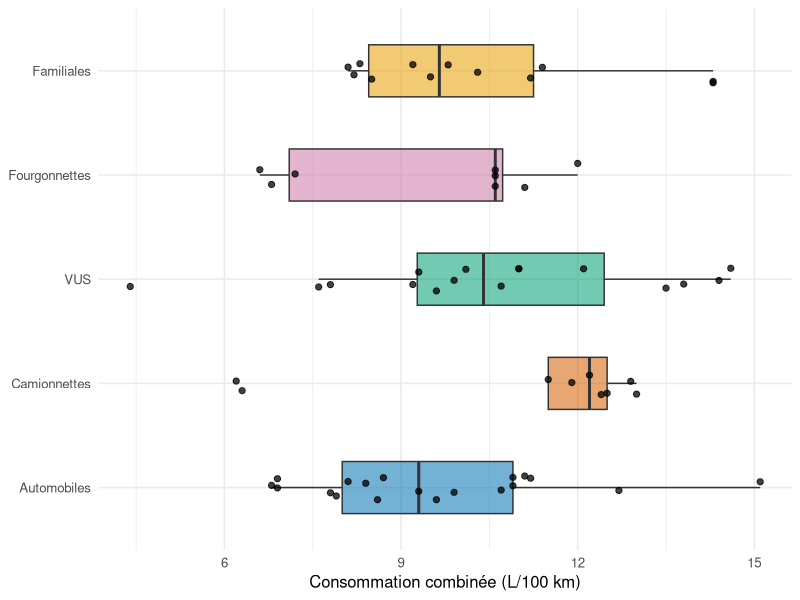
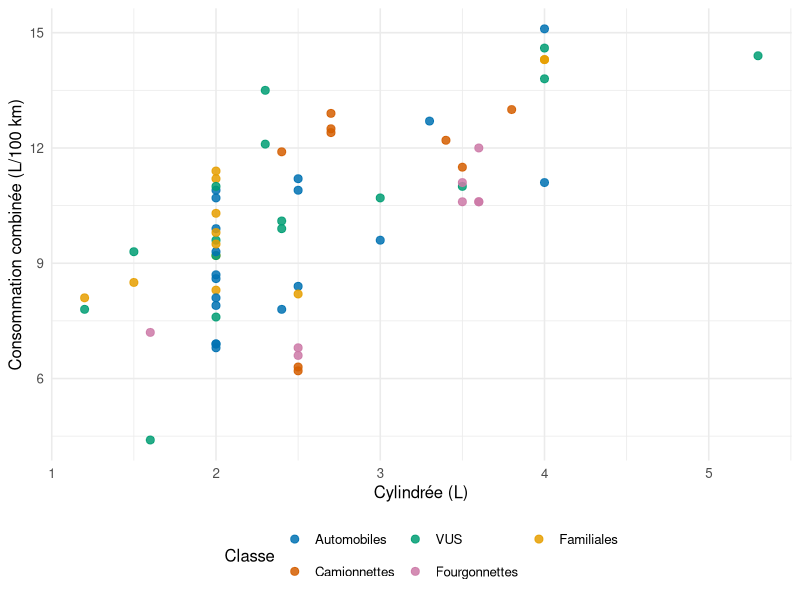
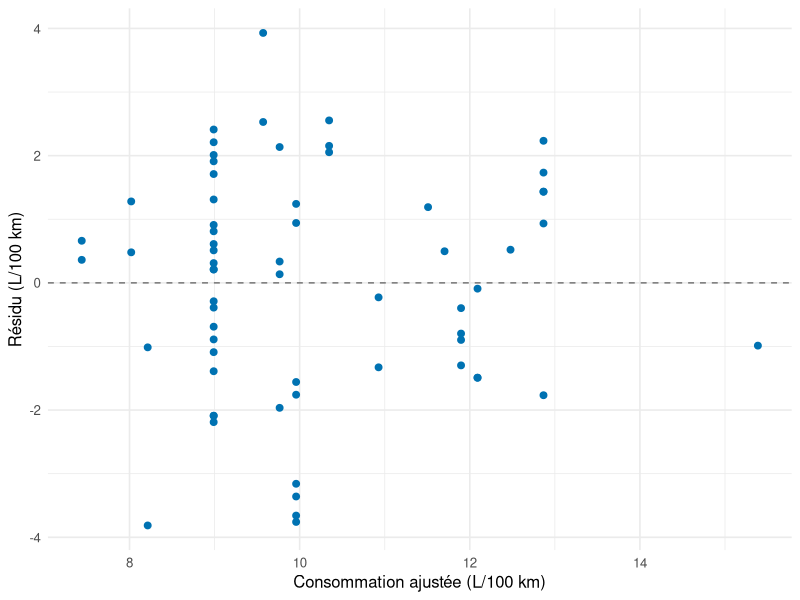

Write the R code that produced these figures, in order.
# Exécuter depuis la racine de vehicules-quebec (ouvrir le fichier .Rproj).
library(readr)
library(dplyr)
library(ggplot2)

vehicules <- read_csv("data_clean/vehicules_canada_2025.csv",
  col_types = cols(.default = col_guess(), vehicle_id = col_character()))
class_labels <- c(passenger_car = "Automobiles", pickup = "Camionnettes",
                  suv = "VUS", van = "Fourgonnettes", wagon = "Familiales")
vehicules <- vehicules |>
  mutate(classe = factor(vehicle_class_group, levels = names(class_labels),
                         labels = unname(class_labels)))
portrait <- vehicules |>
  group_by(classe) |>
  summarise(n = n(), moyenne = mean(combined_l_per_100km),
            mediane = median(combined_l_per_100km),
            ecart_type = sd(combined_l_per_100km),
            minimum = min(combined_l_per_100km),
            maximum = max(combined_l_per_100km), .groups = "drop")
correlations <- vehicules |>
  group_by(classe) |>
  summarise(n = n(), correlation = cor(engine_size_l, combined_l_per_100km),
            .groups = "drop")
correlation_globale <- cor(vehicules$engine_size_l, vehicules$combined_l_per_100km)

palette_classes <- c("#0072B2", "#D55E00", "#009E73", "#CC79A7", "#E69F00")
theme_set(theme_minimal(base_size = 12))
distribution_plot <- ggplot(vehicules, aes(classe, combined_l_per_100km, fill = classe)) +
  geom_boxplot(width = 0.5, outlier.shape = NA, alpha = 0.55) +
  geom_point(position = position_jitter(width = 0.12, height = 0, seed = 20260907),
             size = 1.8, alpha = 0.75) +
  scale_fill_manual(values = palette_classes) +
  labs(x = NULL, y = "Consommation combinée (L/100 km)") +
  theme(legend.position = "none") + coord_flip()
scatter_plot <- ggplot(vehicules, aes(engine_size_l, combined_l_per_100km, colour = classe)) +
  geom_point(size = 2.4, alpha = 0.85) +
  scale_colour_manual(values = palette_classes) +
  labs(x = "Cylindrée (L)", y = "Consommation combinée (L/100 km)", colour = "Classe") +
  theme(legend.position = "bottom") + guides(colour = guide_legend(nrow = 2))

# Prolongement : un modèle descriptif simple et des résidus vérifiables.
modele <- lm(combined_l_per_100km ~ engine_size_l, data = vehicules)
coefficients <- tibble(terme = names(coef(modele)), estimation = unname(coef(modele)))
diagnostic <- vehicules |>
  transmute(vehicle_id, ajustement = fitted(modele), residu = residuals(modele))
residual_plot <- ggplot(diagnostic, aes(ajustement, residu)) +
  geom_hline(yintercept = 0, colour = "grey45", linetype = 2) +
  geom_point(colour = "#0072B2", size = 2) +
  labs(x = "Consommation ajustée (L/100 km)", y = "Résidu (L/100 km)")

# Chaque ligne est prédite par un modèle qui n'a pas utilisé cette ligne.
# Cette évaluation interne ne prouve pas une généralisation au parc québécois.
loo <- lapply(seq_len(nrow(vehicules)), function(i) {
  apprentissage <- vehicules[-i, ]
  validation <- vehicules[i, ]
  ajustement <- lm(combined_l_per_100km ~ engine_size_l, data = apprentissage)
  tibble(vehicle_id = validation$vehicle_id,
         observe = validation$combined_l_per_100km,
         prediction_lineaire = unname(predict(ajustement, newdata = validation)),
         prediction_moyenne = mean(apprentissage$combined_l_per_100km))
}) |> bind_rows()
validation_modele <- tibble(
  modele = c("Cylindrée seule", "Moyenne des 63 autres configurations"),
  rmse_loo = c(sqrt(mean((loo$observe - loo$prediction_lineaire)^2)),
               sqrt(mean((loo$observe - loo$prediction_moyenne)^2))))
dir.create("outputs", showWarnings = FALSE)
write_csv(portrait, "outputs/portrait_classes.csv")
write_csv(correlations, "outputs/correlations_classes.csv")
write_csv(coefficients, "outputs/coefficients_regression.csv")
write_csv(loo, "outputs/predictions_loo.csv")
write_csv(validation_modele, "outputs/validation_modele.csv")
ggsave("outputs/distributions.png", distribution_plot, width = 8, height = 5, dpi = 160)
ggsave("outputs/cylindree_consommation.png", scatter_plot, width = 8, height = 5.5, dpi = 160)
ggsave("outputs/residus.png", residual_plot, width = 8, height = 4.5, dpi = 160)
print(portrait)
print(validation_modele)
if (interactive()) print(scatter_plot)
